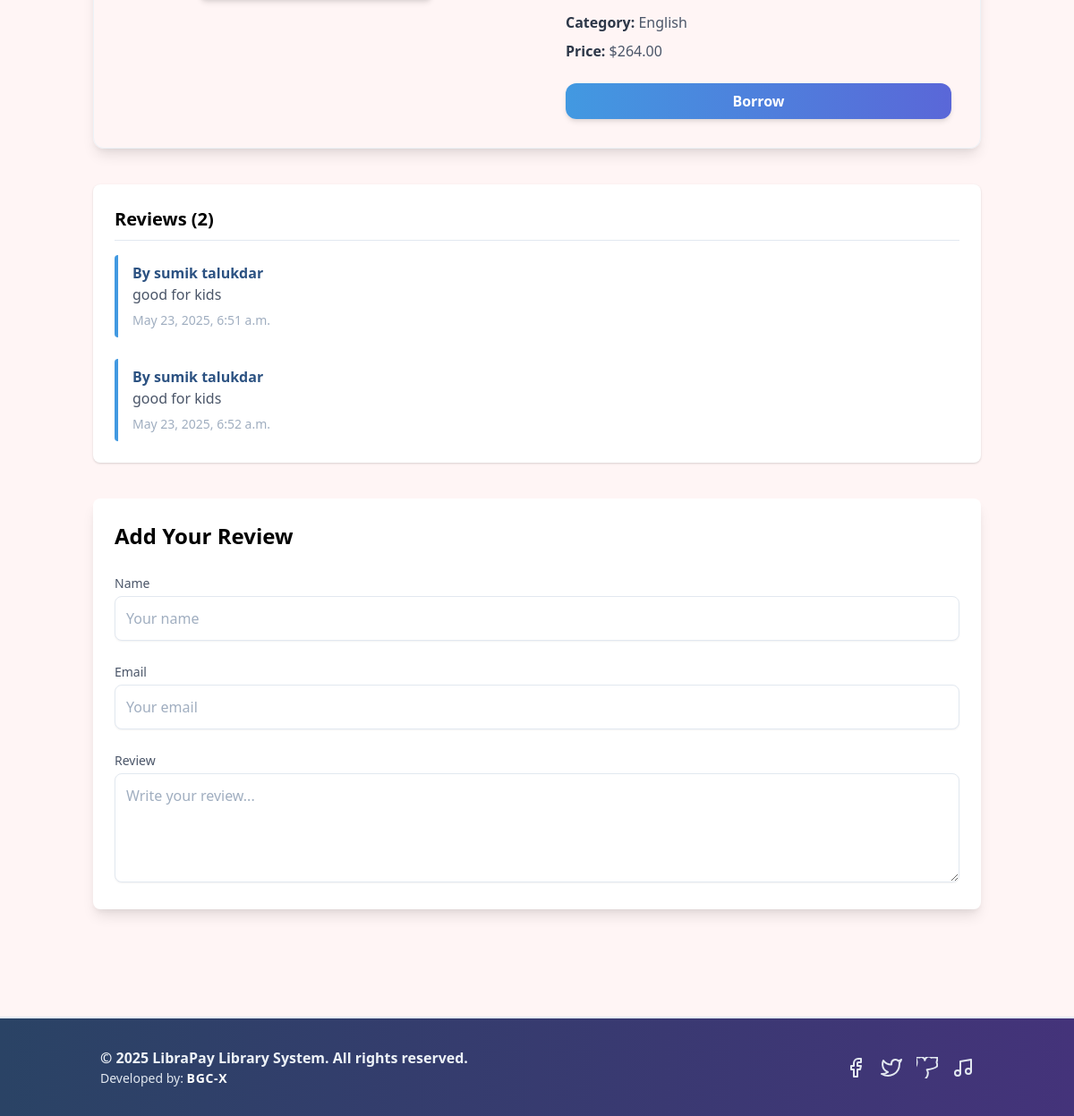
The page /books/details/1 (lower part) on the database as committed earlier.
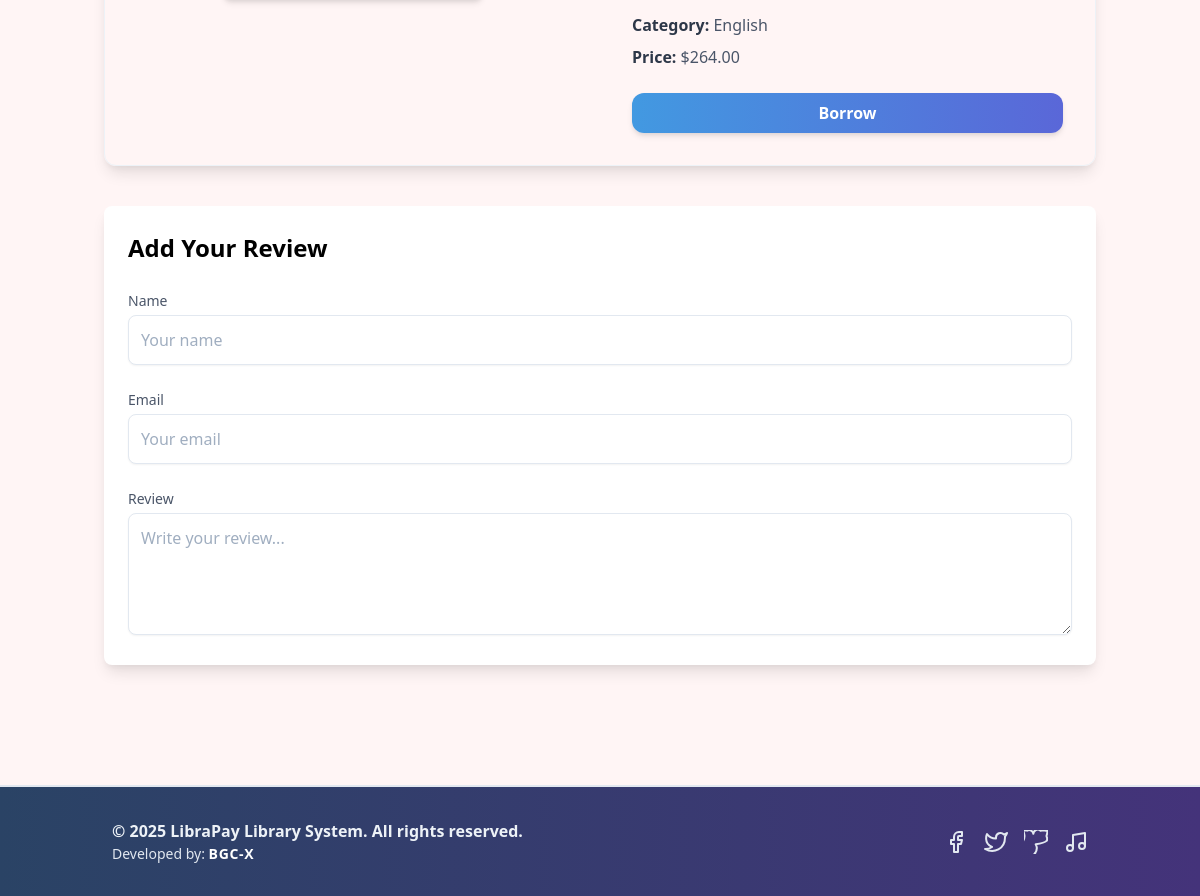
The same page on the database as committed later.
### book/models.py (models this page shows, shortened)
class UserReviews(models.Model):
    post = models.ForeignKey(Book, on_delete=models.CASCADE, related_name='comments')
    name = models.CharField(max_length=50)
    email = models.EmailField()
    body = models.TextField()
    created_on= models.DateTimeField(auto_now_add=True)

### book/views.py (the view, shortened to what this page needs)
# urls.py: path('details/<int:id>',views.DetailsPostView.as_view(), name='details_post'),
class DetailsPostView(DetailView):
    model = models.Book
    pk_url_kwarg = 'id'
    template_name = 'post_details.html'
    def get_context_data(self, **kwargs):
        context = super().get_context_data(**kwargs)
        post = self.object
        reviews = post.comments.all()
        review_form= forms.ReviewForm()
        context['reviews']= reviews
        context['review_form']= review_form
        return context

### book/forms.py (shortened to what this page needs)
class ReviewForm(forms.ModelForm):
    class Meta:
        model = UserReviews
        fields = ['name','email','body']
    def __init__(self, *args, **kwargs):
        self.book = kwargs.pop('book', None)
        self.user = kwargs.pop('user', None)
        super().__init__(*args, **kwargs)

### category/models.py (called while the page is built)
    def __str__(self):
        return self.name

### book/templates/post_details.html (shortened to what this page needs)
{% extends "base.html" %} {% block content %}
<div class="max-w-6xl mx-auto px-4 py-10">
  <div
    class="flex flex-col lg:flex-row bg-white/30 backdrop-blur-md shadow-lg rounded-xl overflow-hidden border border-gray-200"
  >
    <div
      class="lg:w-1/2 flex items-center justify-center bg-gradient-to-br from-blue-50 to-white p-6"
    >
    </div>
    <div class="lg:w-1/2 p-8">
      <div class="flex flex-col gap-2 text-gray-700 mb-6">
        <p>
          <span class="font-semibold text-gray-800">Category:</span> {{book.category }}
        </p>
        <p>
          <span class="font-semibold text-gray-800">Price:</span> ${{ book.price}}
        </p>
      </div>
      {% if user.is_authenticated %}
      <a
        href="{% url 'purchase_book' book.id %}"
        class="flex items-center justify-center w-full bg-gradient-to-r from-blue-500 to-indigo-600 text-white font-semibold py-2 rounded-xl shadow-md hover:shadow-lg hover:from-blue-600 hover:to-indigo-700 transition ease-in-out duration-300"
      >
        Borrow
      </a>
      {% else %}
      <a
        href="{% url 'login' %}?next={{ request.path }}"
        class="flex items-center justify-center w-full bg-gradient-to-r from-blue-500 to-indigo-600 text-white font-semibold py-2 rounded-xl shadow-md hover:shadow-lg hover:from-blue-600 hover:to-indigo-700 transition ease-in-out duration-300"
      >
        Borrow
      </a>
      {% endif %}
    </div>
  </div>
  {% if reviews %}
  <div class="mt-10 bg-white shadow rounded-lg p-6">
    <h3 class="text-xl font-semibold mb-4 border-b pb-2">
      Reviews ({{ reviews | length }})
    </h3>
    <div class="space-y-6">
      {% for c in reviews %}
      <div class="border-l-4 border-blue-500 pl-4 py-2 bg-blue-50 rounded">
        <h4 class="text-md font-semibold text-blue-800">By {{ c.name }}</h4>
        <p class="text-gray-700 mb-1">{{ c.body }}</p>
        <span class="text-sm text-gray-500">{{ c.created_on }}</span>
      </div>
      {% endfor %}
    </div>
  </div>
  {% endif %}
  <div class="mt-10 bg-white shadow-lg rounded-lg p-6">
    <h3 class="text-2xl font-bold mb-6">Add Your Review</h3>
    <form method="POST" enctype="multipart/form-data" class="space-y-6">
      <div>
        <label for="name" class="block text-sm font-medium text-gray-700"
          >Name</label
        >
        <input
          type="text"
          name="name"
          id="name"
          class="mt-1 w-full border border-gray-300 rounded-lg shadow-sm p-3 focus:ring-blue-500 focus:border-blue-500"
          placeholder="Your name"
           value="{{ user.get_full_name|default:user.username }}"
        />
      </div>
      <div>
        <label for="email" class="block text-sm font-medium text-gray-700"
          >Email</label
        >
        <input
          type="email"
          name="email"
          id="email"
           value="{{ user.email }}"
          class="mt-1 w-full border border-gray-300 rounded-lg shadow-sm p-3 focus:ring-blue-500 focus:border-blue-500"
          placeholder="Your email"
        />
      </div>
      <div>
        <label for="body" class="block text-sm font-medium text-gray-700"
          >Review</label
        >
        <textarea
          name="body"
          id="body"
          rows="4"
          class="mt-1 w-full border border-gray-300 rounded-lg shadow-sm p-3 focus:ring-blue-500 focus:border-blue-500"
          placeholder="Write your review..."
        ></textarea>
      </div>
    </form>
  </div>
</div>
{% endblock %}

Rows that differ between the two databases and show on the page:
removed UserReviews: name "sumik talukdar", body "good for kids", created_on "May 23, 2025, 6:51 a.m."
removed UserReviews: name "sumik talukdar", body "good for kids", created_on "May 23, 2025, 6:52 a.m."
Other text that changed with them:
{{ reviews | length }}: "2" → (not shown)
text no longer shown: "Reviews ( )"
